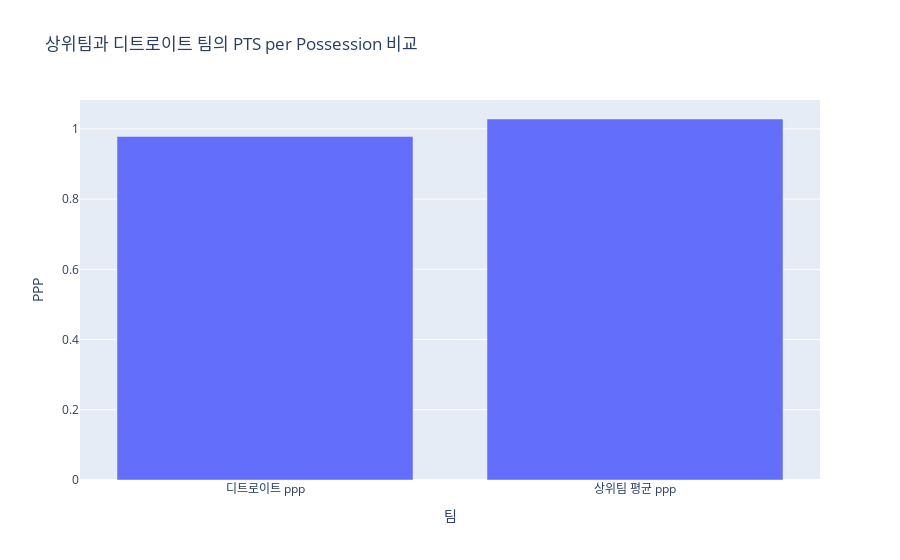

The cell this chart's notebook holds for it:
### Code cell
data={
    '디트로이트 ppp':0.978,
    '상위팀 평균 ppp':1.028
}
ppp=pd.Series(data).reset_index()
ppp.columns = ['팀', 'PPP']
fig=px.bar(
    ppp,
    x='팀',
    y='PPP' ,
    title="상위팀과 디트로이트 팀의 PTS per Possession 비교"
)

fig.show()

### Figure 1 — Plotly figure (JSON) as saved in the notebook; plotly's stock layout.template omitted (floating-point values rounded to 4 significant figures)
{"data": [{"hovertemplate": "팀=%{x}<br>PPP=%{y}<extra></extra>", "legendgroup": "", "marker": {"color": "#636efa", "pattern": {"shape": ""}}, "name": "", "orientation": "v", "showlegend": false, "textposition": "auto", "type": "bar", "x": ["디트로이트 ppp", "상위팀 평균 ppp"], "xaxis": "x", "y": [0.978, 1.028], "yaxis": "y"}], "layout": {"barmode": "relative", "legend": {"tracegroupgap": 0}, "title": {"text": "상위팀과 디트로이트 팀의 PTS per Possession 비교"}, "xaxis": {"anchor": "y", "domain": [0, 1], "title": {"text": "팀"}}, "yaxis": {"anchor": "x", "domain": [0, 1], "title": {"text": "PPP"}}}}
